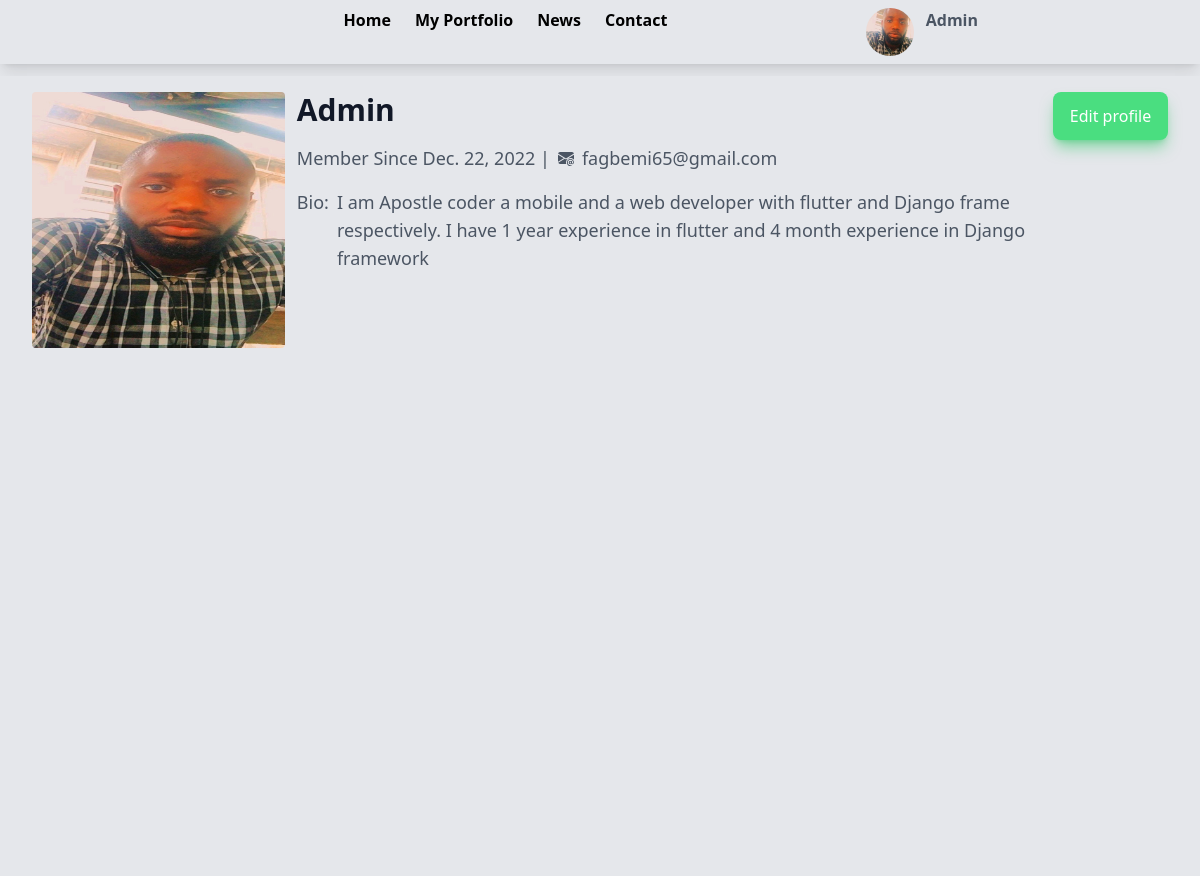
The app's page /profile/ (signed in) with its own data.
### CustomProfile/models.py (models this page shows, shortened)
class UserProfile(models.Model):
    users=models.OneToOneField(settings.AUTH_USER_MODEL, on_delete=models.CASCADE, db_constraint=False,primary_key=True)
    image=models.ImageField(upload_to='upload',default="upload/user.png")
    bio=models.TextField(blank=True)
    date_register=models.DateField(default=timezone.now)
    class Meta:
        ordering=["-date_register"]

### customusers/models.py (models this page shows)
class Users(AbstractUser):
    pass

### CustomProfile/views.py (the view)
# urls.py: path("profile/",UserProfileview.as_view(),name="profile"),
class UserProfileview(UserProfileViewMixin,generic.ListView):
    model=UserProfile
    template_name="profile.html"
    context_object_name="profiles"
    def get_queryset(self):
        user_profile=super().get_queryset()
        user_profile=self.model.objects.filter(users=self.request.user).first()
        return user_profile

### blog/mixin.py (called while the page is built)
    def get_context_data(self, **kwargs):
        if self.request.user.is_authenticated:
            context=super().get_context_data(**kwargs)
            context["userprofile"]=UserProfile.objects.filter(users=self.request.user).first()
            return context
        else:
            return super().get_context_data(**kwargs)

### templates/profile.html (shortened to what this page needs)
{% extends "base.html" %}
{% block content %}
<div class=" bg-gray-200 h-screen flex pt-4 px-8 justify-between ">
    <div class="bg-gray-200 flex w-full gap-3">
        <div class="w-64 h-64 rounded ">
            <img class="w-64 h-64 rounded" src="{{profiles.image.url}}" alt="">
        </div>
        <div class="flex flex-col gap-4 w-3/4 ">
            <p class="text-3xl text-gray-900 font-bold">{{ profiles.users.username|title }}</p>
            <div class="flex justify-start item-center gap-2">
                <p class="text-lg text-gray-600 font-light">Member Since {{profiles.date_register }} |</p>
                <div class="flex justify-center item-center gap-2 text-gray-600">
                    <div class="flex flex-col justify-center">
                    </div>
                    <p class="text-lg text-gray-600 font-light">{{profiles.users.email }}</p>
                </div>
            </div>
            <div class="flex gap-2 text-lg text-gray-600 font-light">
                <p>Bio:</p>
                <p class="text-lg text-gray-600 font-light">{{profiles.bio}}</p>
            </div>
        </div>
    </div>
    <div
        class=" bg-green-400 hover:bg-green-700 w-32 rounded-lg h-12 flex flex-col justify-center shadow-green-500/50 shadow-lg ">
        <a class="text-white flex justify-center" href="{% url 'edit_profile' profiles.pk %}">Edit profile</a>
    </div>
</div>
{% endblock content %}

### templates/base.html (shortened to what this page needs)
{% load static %}
{% load tailwind_tags %}
<!DOCTYPE html>
<html lang="en">
<head>
    <link rel="stylesheet" type="text/css" href="{% static 'css/base.css' %}">
    {% tailwind_css %}
</head>
<body class="font-sans select-none bg-gray-200">
    <div class="relative ">
        {% if user.is_authenticated %}
        <header class="px-24 flex justify-center item-center h-16 shadow-lg mb-3">
            <div class="flex pt-2 justify-between w-3/4 ">
                <div class="flex gap-6 justify-center item-center w-3/4">
                    <a class="font-bold hover:text-green-600" href="{% url 'home' %}">Home</a>
                    <a class="font-bold hover:text-green-600" href="">My Portfolio</a>
                    <a class="font-bold hover:text-green-600" href="">News</a>
                    <a class="font-bold hover:text-green-600" href="">Contact</a>
                </div>
                <div class="relative">
                    <div class="flex justify-center gap-3 item-center">
                        <div onclick="menu()" class="w-12 h-12 rounded-full flex justify-center">
                            <img src="{{ userprofile.image.url }}" alt=""
                                class="select-none hover:border-2 hover:border-green-600 object-cover rounded-full w-12 h-12">
                        </div>
                        <p class="text-gray-600 font-bold">{{ userprofile.users.username|title }}</p>
                    </div>
                </div>
            </div>
        </header>
        {% endif %}
        {% block content %}
        {% endblock content %}
    </div>
</body>
</html>

### static/css/base.css (style rules this page uses)
* { box-sizing: border-box; margin: 0; padding: 0; }

### records on screen
UserProfile: image (picture), users.username "Admin", date_register "Dec. 22, 2022", users.email "fagbemi65@gmail.com", bio "I am Apostle coder a mobile and a web developer with flutter and Django frame respectively. I have 1 year experience in flutter and 4 month experience in Django framework"
